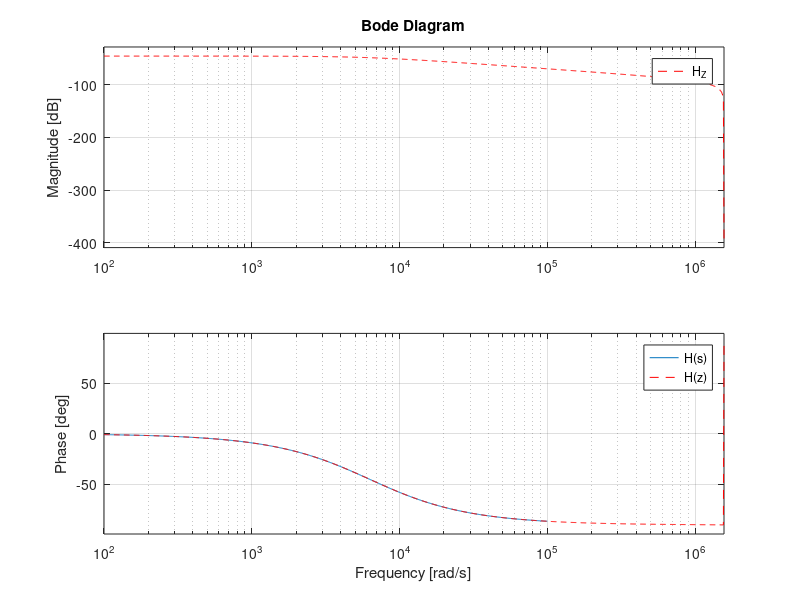

MATLAB code to generate this figure:
% Azaz Hassan Khan
% Task_6
close all
clear all
clc
s = tf('s'); % Defining the Laplace parameter "s"
H_S = 0.005/((0.0001592*s)+1) 
% Bilinear Transformation
Fs=500e3;
Ts = 1/Fs;
z = tf('z',Ts); % Defining "z" for Digital Filter at sampling time Ts
ZZ = ((2/Ts)*(z-1))/(z+1);   %% Bilinear Transform 
H_Z = 0.005/((0.0001592*ZZ)+1)
figure
bode(H_S) % Bode Plot for LPF
hold on
bode(H_Z,'--r') % Bode Plot for LPF with Gain
legend('H(s)','H(z)')